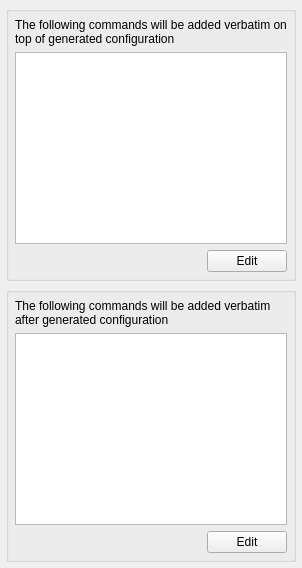
     <widget class="QWidget" name="tab2">
      <attribute name="title">
       <string>Prolog/Epilog</string>
      </attribute>
      <layout class="QGridLayout">
       <property name="margin">
        <number>6</number>
       </property>
       <item row="1" column="0">
        <widget class="QGroupBox" name="frame147">
         <property name="title">
          <string/>
         </property>
         <layout class="QGridLayout">
          <property name="margin">
           <number>6</number>
          </property>
          <item row="2" column="1">
           <widget class="QPushButton" name="edit_epilog_button">
            <property name="text">
             <string>Edit</string>
            </property>
           </widget>
          </item>
          <item row="2" column="0">
           <spacer>
            <property name="orientation">
             <enum>Qt::Horizontal</enum>
            </property>
            <property name="sizeType">
             <enum>QSizePolicy::Expanding</enum>
            </property>
            <property name="sizeHint" stdset="0">
             <size>
              <width>40</width>
              <height>20</height>
             </size>
            </property>
           </spacer>
          </item>
          <item row="1" column="0" colspan="2">
           <widget class="QTextEdit" name="epilog_script"/>
          </item>
          <item row="0" column="0" colspan="2">
           <widget class="QLabel" name="textLabel2_2_2">
            <property name="text">
             <string>The following commands will be added verbatim after generated configuration</string>
            </property>
            <property name="alignment">
             <set>Qt::AlignVCenter</set>
            </property>
            <property name="wordWrap">
             <bool>true</bool>
            </property>
           </widget>
          </item>
         </layout>
        </widget>
       </item>
       <item row="0" column="0">
        <widget class="QGroupBox" name="frame146">
         <property name="title">
          <string/>
         </property>
         <layout class="QGridLayout">
          <property name="margin">
           <number>6</number>
          </property>
          <item row="0" column="0" colspan="2">
           <widget class="QLabel" name="textLabel2_2">
            <property name="text">
             <string>The following commands will be added verbatim on top of generated configuration</string>
            </property>
            <property name="alignment">
             <set>Qt::AlignVCenter</set>
            </property>
            <property name="wordWrap">
             <bool>true</bool>
            </property>
           </widget>
          </item>
          <item row="1" column="0" colspan="2">
           <widget class="QTextEdit" name="prolog_script"/>
          </item>
          <item row="2" column="1">
           <widget class="QPushButton" name="edit_prolog_button">
            <property name="text">
             <string>Edit</string>
            </property>
           </widget>
          </item>
          <item row="2" column="0">
           <spacer name="horizontalSpacer">
            <property name="orientation">
             <enum>Qt::Horizontal</enum>
            </property>
            <property name="sizeHint" stdset="0">
             <size>
              <width>40</width>
              <height>20</height>
             </size>
            </property>
           </spacer>
          </item>
         </layout>
        </widget>
       </item>
      </layout>
     </widget>
